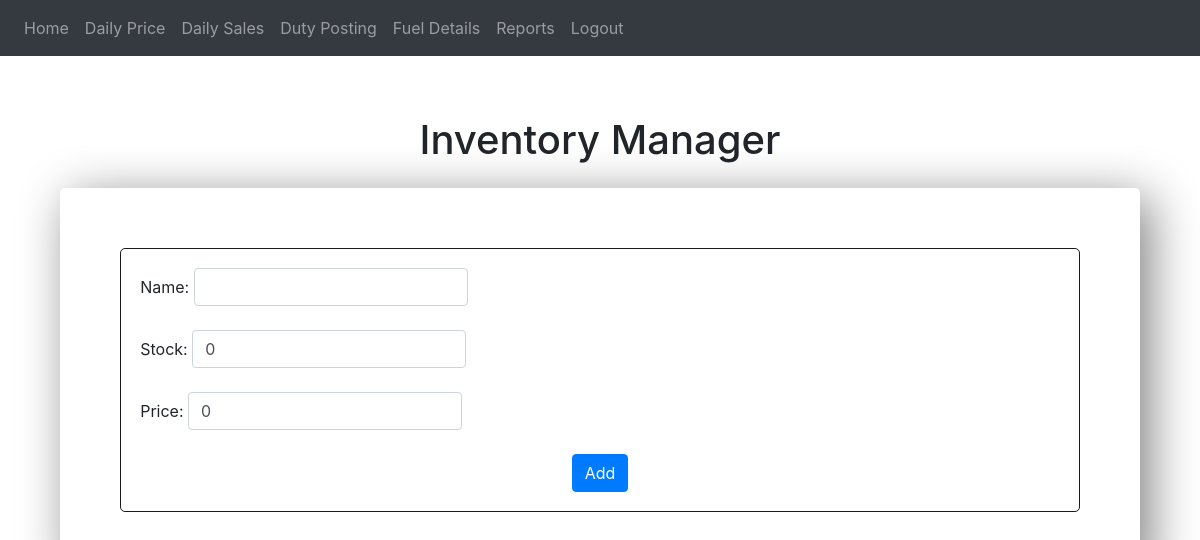
Before: /invmanager (signed in) with the older database file.
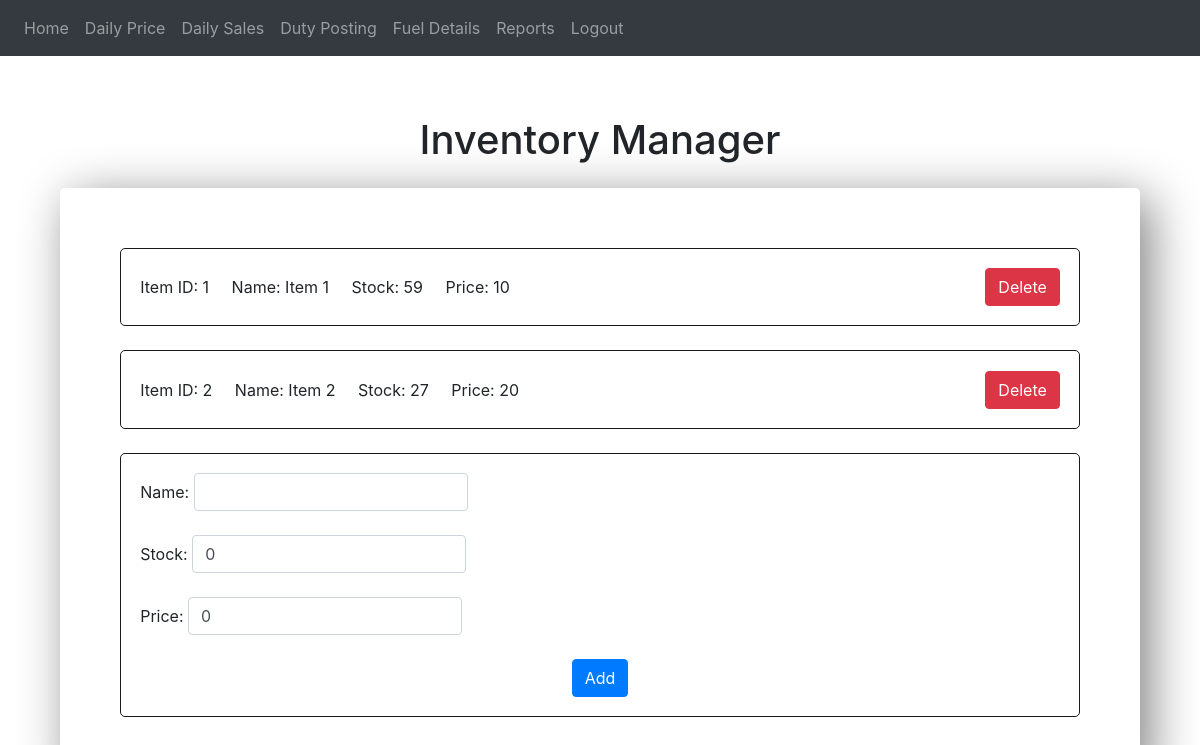
After: the same page with the newer database file.
### website/models.py (models this page shows)
class inventory(db.Model):
    inv_id = db.Column(db.Integer, primary_key = True)
    name = db.Column(db.String(150))
    stock = db.Column(db.Integer)
    price = db.Column(db.Integer)

### website/views.py (the view)
@views.route('/invmanager', methods=['GET','POST'])
@login_required
def invmanager():
    name = request.form.get("name")
    stock = request.form.get("stock")
    price = request.form.get("price")
    if request.method == 'POST':
        inv = inventory(name=name, stock=stock, price=price)
        db.session.add(inv)
        db.session.commit()
        flash("Data added!", category=True)
        print("check")
    items = inventory.query.all()
    return render_template("invmanager.html", user=current_user, items = items)

### website/templates/invmanager.html (shortened to what this page needs)
{% extends 'base.html' %}
{% block content %}
<h1 align="center" style="margin-top: 5%;">Inventory Manager</h1>
<div
      style="margin: 5%; margin-top: 2%; border: black 2px; padding: 5%; border-radius: 5px; box-shadow: 10px 10px 50px grey">
      {% for item in items %}
      <div style="border: solid rgb(27, 26, 26) 1px; border-radius: 5px; padding: 2%">
            <div style="display: flex; align-items: center; justify-content: space-between;">
                  <div>
            Item ID:&nbsp;{{item.inv_id}}&nbsp;&nbsp;&nbsp;&nbsp;
            Name:&nbsp;{{item.name}}&nbsp;&nbsp;&nbsp;&nbsp;
            Stock:&nbsp;{{item.stock}}&nbsp;&nbsp;&nbsp;&nbsp;
            Price:&nbsp;{{item.price}}&nbsp;&nbsp;&nbsp;&nbsp;
                  </div>
            <form action="{{ url_for('views.delete_inventory', id=item.inv_id) }}" method="post" style="float: right;">
                  <button type="submit" class="btn btn-danger">Delete</button>
            </form>
            </div>
      </div>
      <br>
      {% endfor %}
      <div style="border: solid rgb(27, 26, 26) 1px; border-radius: 5px; padding: 2%;">
            <form method="POST">
                  <div class="form-inline">
                        Name:&nbsp;<input type="text" class="form-control" id="name" name="name">&nbsp;&nbsp;
                  </div>
                  <br>
                  <div class="form-inline">
                        Stock:&nbsp;<input type="textarea" class="form-control" id="stock"
                              name="stock" value="0">&nbsp;&nbsp;
                  </div><br>
                  <div class="form-inline">
                        Price:&nbsp;<input type="text" class="form-control" id="price" name="price" value="0">&nbsp;&nbsp;
                  </div>
                  <br>
                  <div align="center">
                        <button type="submit" class="btn btn-primary">Add</button>
                  </div>
            </form>
      </div>
</div>
{% endblock %}

Changed rows visible on the page:
added inventory: inv_id "1", name "Item 1", stock "59", price "10"
added inventory: inv_id "2", name "Item 2", stock "27", price "20"
